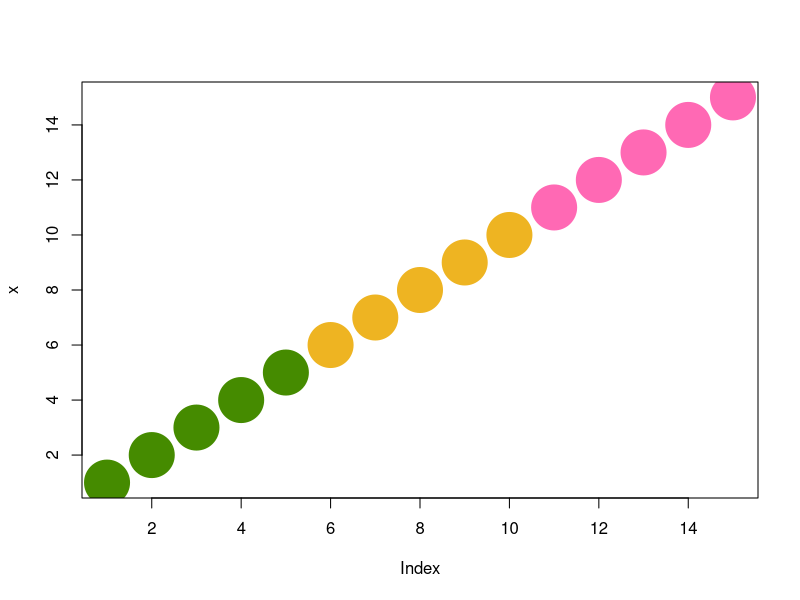
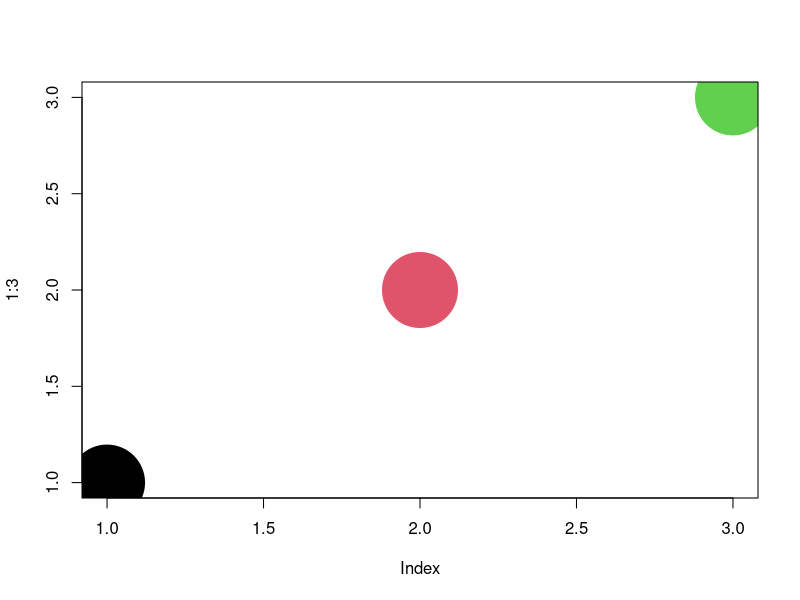
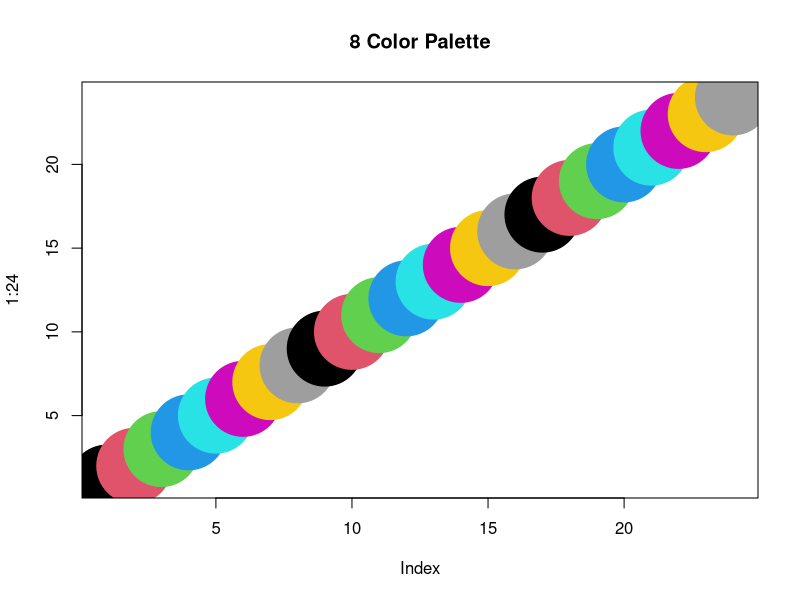
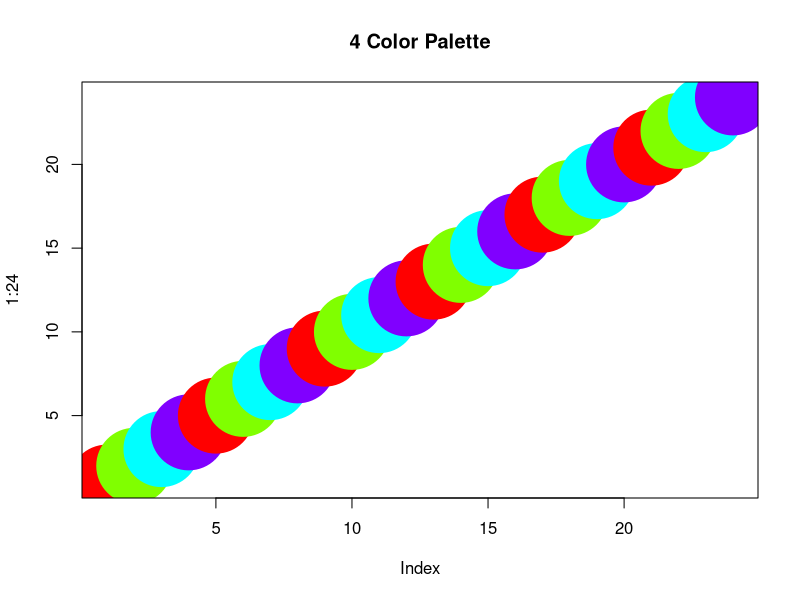
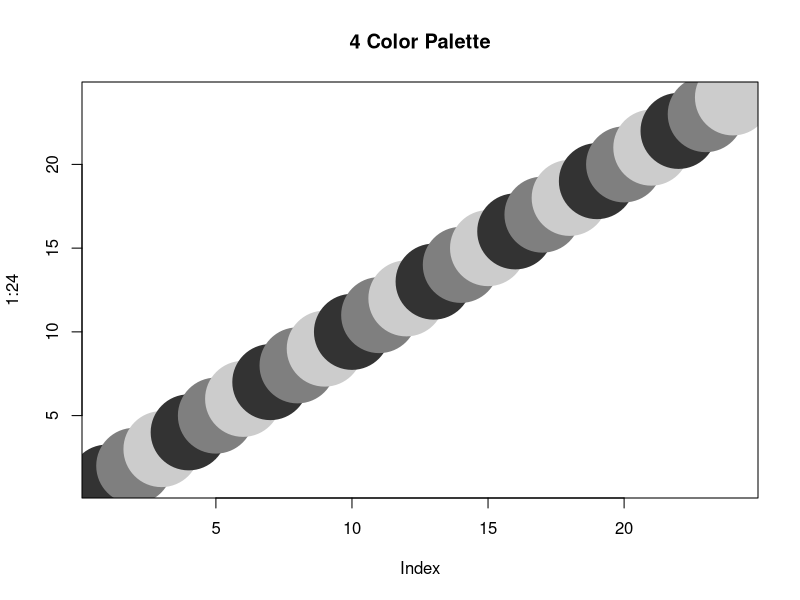
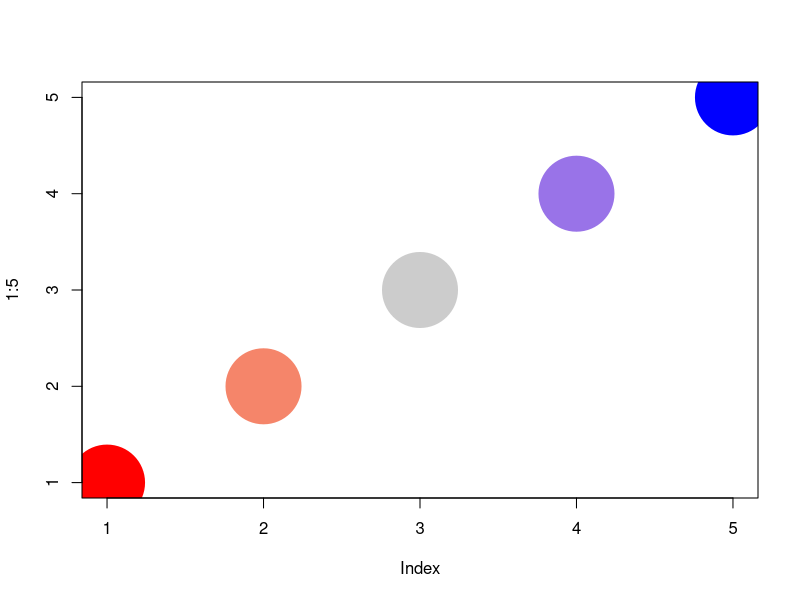

Here is the R script that generated these plots, in order:
### COLORS IN R


x <- 1:15

# create color vector

my.colors <- rep( NA, length(x) )
my.colors[ 1:5 ] <- "chartreuse4"
my.colors[ 6:10 ] <- "goldenrod2"
my.colors[ 11:15 ] <- "hotpink"

plot( x, pch=19, cex=6, col=my.colors )


### PALETTE

palette()

plot( 1:3, col=1:3, pch=19, cex=10 )

plot( 1:24, col=as.factor(1:24), pch=19, cex=10, main="8 Color Palette" )




palette( rainbow( 4 ) )

palette()

plot( 1:24, col=as.factor(1:24), pch=19, cex=10, main="4 Color Palette" )



palette( c("gray20","gray50","gray80") )

palette()

plot( 1:24, col=as.factor(1:24), pch=19, cex=10, main="4 Color Palette" )





### COLOR FUNCTIONS

color.function <- colorRampPalette( c("red", "gray80", "blue"), space = "Lab" )

color.function( 5 )

plot( 1:5, col=color.function(5), pch=19, cex=10, bg="gray" )


